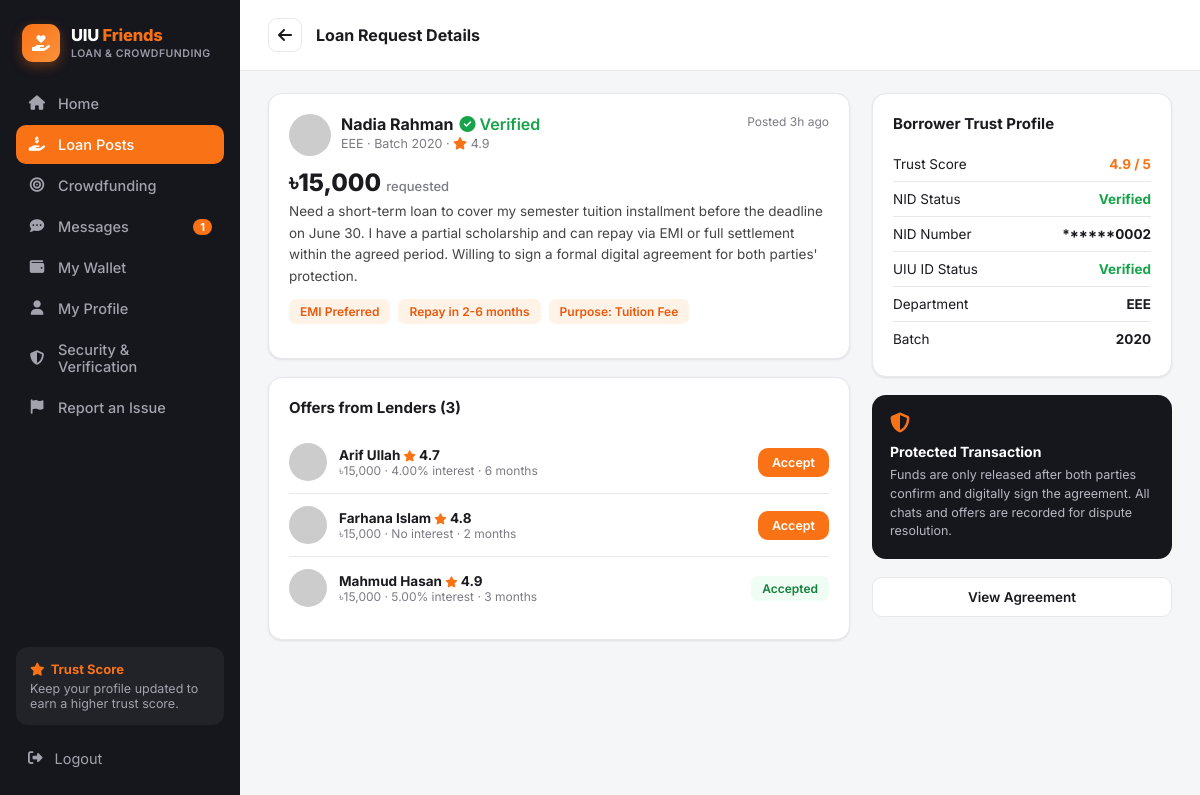
/loan_details.php?id=1 (signed in), run on the app's committed database.
### tables this page shows
CREATE TABLE loan_posts (
    id                  INT AUTO_INCREMENT PRIMARY KEY,
    user_id             INT NOT NULL,
    amount              DECIMAL(12,2) NOT NULL,
    purpose             VARCHAR(100)  NOT NULL,
    description         TEXT          NOT NULL,
    emi_ok              TINYINT(1)    NOT NULL DEFAULT 0,
    repay_period_text   VARCHAR(60)   NOT NULL,       
    status              ENUM('open','funded','closed') NOT NULL DEFAULT 'open',
    admin_status        ENUM('pending','approved','removed') NOT NULL DEFAULT 'approved',
    created_at          DATETIME NOT NULL DEFAULT CURRENT_TIMESTAMP,
    FOREIGN KEY (user_id) REFERENCES users(id) ON DELETE CASCADE
);

CREATE TABLE users (
    id                      INT AUTO_INCREMENT PRIMARY KEY,
    full_name               VARCHAR(120)  NOT NULL,
    email                   VARCHAR(150)  NOT NULL UNIQUE,
    password_hash           VARCHAR(255)  NOT NULL,
    student_id              VARCHAR(30)   NOT NULL UNIQUE,
    department              VARCHAR(20)   NOT NULL,
    batch                   VARCHAR(10)   NOT NULL,
    phone                   VARCHAR(20)   DEFAULT NULL,
    avatar                  VARCHAR(255)  DEFAULT 'assets/img/default-avatar.svg',
    role                    ENUM('user','admin') NOT NULL DEFAULT 'user',
    trust_score             DECIMAL(3,2)  NOT NULL DEFAULT 4.00,
    uiu_id_verified         TINYINT(1)    NOT NULL DEFAULT 0,
    email_verified          TINYINT(1)    NOT NULL DEFAULT 0,
    phone_verified          TINYINT(1)    NOT NULL DEFAULT 0,
    payment_linked          TINYINT(1)    NOT NULL DEFAULT 0,
    agreement_accepted      TINYINT(1)    NOT NULL DEFAULT 0,
     
    nid_number              VARCHAR(20)   DEFAULT NULL UNIQUE,
    date_of_birth           DATE          DEFAULT NULL,
    address                 VARCHAR(255)  DEFAULT NULL,
    nid_front               VARCHAR(255)  DEFAULT NULL,
    nid_back                VARCHAR(255)  DEFAULT NULL,
    nid_status              ENUM('not_submitted','pending','verified','rejected') NOT NULL DEFAULT 'not_submitted',
    nid_reject_reason       VARCHAR(255)  DEFAULT NULL,
    nid_submitted_at        DATETIME      DEFAULT NULL,
    status                  ENUM('active','suspended') NOT NULL DEFAULT 'active',
    created_at              DATETIME      NOT NULL DEFAULT CURRENT_TIMESTAMP
);

CREATE TABLE loan_offers (
    id              INT AUTO_INCREMENT PRIMARY KEY,
    loan_post_id    INT NOT NULL,
    lender_id       INT NOT NULL,
    amount          DECIMAL(12,2) NOT NULL,
    interest_rate   DECIMAL(5,2)  NOT NULL DEFAULT 0,
    tenure_months   INT NOT NULL,
    status          ENUM('pending','accepted','rejected','withdrawn') NOT NULL DEFAULT 'pending',
    created_at      DATETIME NOT NULL DEFAULT CURRENT_TIMESTAMP,
    FOREIGN KEY (loan_post_id) REFERENCES loan_posts(id) ON DELETE CASCADE,
    FOREIGN KEY (lender_id) REFERENCES users(id) ON DELETE CASCADE
);

### includes/functions.php (called while the page is built, shortened)
<?php
require_once __DIR__ . '/../config/db.php';
function is_logged_in(): bool {
    return isset($_SESSION['user_id']);
}
function require_login(): void {
    $u = current_user();
}
function current_user(): ?array {
    global $pdo;
    static $cache = null;
    if ($cache !== null) return $cache;
    $stmt = $pdo->prepare("SELECT * FROM users WHERE id = ?");
    $stmt->execute([$_SESSION['user_id']]);
    $cache = $stmt->fetch();
    return $cache;
}
function e(?string $str): string {
    return htmlspecialchars($str ?? '', ENT_QUOTES, 'UTF-8');
}
function taka(float $amount): string {
    return '৳' . number_format($amount, $amount == floor($amount) ? 0 : 2);
}
function time_ago(string $datetime): string {
    $diff = time() - strtotime($datetime);
    if ($diff < 86400) return floor($diff / 3600) . 'h ago';
    return floor($diff / 86400) . 'd ago';
}
function mask_nid(?string $nid): string {
    $len = strlen($nid);
    return str_repeat('*', max(0, $len - 4)) . substr($nid, -4);
}

### loan_details.php (the view, shortened to what this page needs)
<?php
require_once __DIR__ . '/includes/functions.php';
require_login();
$u = current_user();
$id = (int)($_GET['id'] ?? 0);
$stmt = $pdo->prepare("SELECT lp.*, u.full_name, u.department, u.batch, u.trust_score, u.uiu_id_verified, u.nid_status, u.nid_number, u.avatar, u.id as owner_id
    FROM loan_posts lp JOIN users u ON u.id = lp.user_id WHERE lp.id = ?");
$stmt->execute([$id]);
$post = $stmt->fetch();
$isOwner = $post['owner_id'] == $u['id'];
$offStmt = $pdo->prepare("SELECT lo.*, u.full_name, u.avatar, u.trust_score FROM loan_offers lo JOIN users u ON u.id=lo.lender_id WHERE lo.loan_post_id=? ORDER BY lo.created_at DESC");
$offStmt->execute([$id]);
$offers = $offStmt->fetchAll();
$agStmt = $pdo->prepare("SELECT id FROM agreements WHERE loan_post_id=? LIMIT 1");
$agStmt->execute([$id]);
$existingAgreement = $agStmt->fetch();
include __DIR__ . '/includes/header.php';
?>
<div class="app-shell">
  <?php include __DIR__ . '/includes/sidebar.php'; ?>
  <div class="main-area">
    <div class="page-header">
      <a href="loan_posts.php" class="back-btn"><i class="fa-solid fa-arrow-left"></i></a>
      <h1>Loan Request Details</h1>
    </div>
    <div class="detail-wrap">
      <div class="detail-main">
        <div class="card">
          <div class="post-head">
            <div class="post-user">
              <img src="<?= e($post['avatar']) ?>" alt="">
              <div>
                <div class="name" style="font-size:16px;"><?= e($post['full_name']) ?> <?= $post['uiu_id_verified'] ? '<span class="badge-verified"><i class="fa-solid fa-circle-check"></i> Verified</span>' : '' ?></div>
                <div class="meta"><?= e($post['department']) ?> · Batch <?= e($post['batch']) ?> · <i class="fa-solid fa-star" style="color:#f97316"></i> <?= number_format($post['trust_score'],1) ?></div>
              </div>
            </div>
            <div class="post-time">Posted <?= time_ago($post['created_at']) ?></div>
          </div>
          <div class="post-amount"><?= taka($post['amount']) ?> <span>requested</span></div>
          <div class="post-desc"><?= nl2br(e($post['description'])) ?></div>
          <div class="tag-row">
            <?php if ($post['emi_ok']): ?><span class="tag">EMI Preferred</span><?php endif; ?>
            <span class="tag"><?= e($post['repay_period_text']) ?></span>
            <span class="tag">Purpose: <?= e($post['purpose']) ?></span>
          </div>
        </div>
        <div class="card">
          <h3>Offers from Lenders (<?= count($offers) ?>)</h3>
          <?php foreach ($offers as $o): ?>
            <div class="offer-item">
              <img src="<?= e($o['avatar']) ?>" alt="">
              <div>
                <div class="name"><?= e($o['full_name']) ?> <i class="fa-solid fa-star" style="color:#f97316;font-size:11px;"></i> <?= number_format($o['trust_score'],1) ?></div>
                <div class="sub"><?= taka($o['amount']) ?> · <?= $o['interest_rate'] > 0 ? $o['interest_rate'].'% interest' : 'No interest' ?> · <?= $o['tenure_months'] ?> months</div>
              </div>
              <?php if ($o['status'] === 'accepted'): ?>
                <span class="tag" style="background:#f0fdf4;color:#15803d;">Accepted</span>
              <?php elseif ($o['status'] === 'rejected'): ?>
                <span class="tag" style="background:#fef2f2;color:#b91c1c;">Not selected</span>
              <?php elseif ($isOwner && $post['status'] === 'open'): ?>
                <form method="post">
                  <button type="submit" class="btn btn-primary btn-sm">Accept</button>
                </form>
              <?php else: ?>
                <span class="tag">Pending</span>
              <?php endif; ?>
            </div>
          <?php endforeach; ?>
        </div>
      </div>
      <div class="detail-side">
        <div class="card">
          <h3>Borrower Trust Profile</h3>
          <div class="info-row"><span>Trust Score</span><span class="val orange"><?= number_format($post['trust_score'],1) ?> / 5</span></div>
          <div class="info-row"><span>NID Status</span><span class="val <?= $post['nid_status']==='verified'?'green':'' ?>"><?= $post['nid_status']==='verified' ? 'Verified' : e(nid_status_label($post['nid_status'])) ?></span></div>
          <div class="info-row"><span>NID Number</span><span class="val"><?= e(mask_nid($post['nid_number'])) ?></span></div>
          <div class="info-row"><span>UIU ID Status</span><span class="val <?= $post['uiu_id_verified']?'green':'' ?>"><?= $post['uiu_id_verified'] ? 'Verified' : 'Pending' ?></span></div>
          <div class="info-row"><span>Department</span><span class="val"><?= e($post['department']) ?></span></div>
          <div class="info-row"><span>Batch</span><span class="val"><?= e($post['batch']) ?></span></div>
        </div>
        <div class="safety-box">
          <i class="fa-solid fa-shield-halved"></i>
          <h4>Protected Transaction</h4>
          <p>Funds are only released after both parties confirm and digitally sign the agreement. All chats and offers are recorded for dispute resolution.</p>
        </div>
        <?php if ($existingAgreement): ?>
        <a href="agreement.php?id=<?= $existingAgreement['id'] ?>" class="btn btn-outline btn-block">View Agreement</a>
        <?php endif; ?>
      </div>
    </div>
  </div>
</div>
</body>
</html>

### assets/css/style.css (style rules this page uses)
:root { --orange: #f97316; --orange-dark: #ea580c; --sidebar-bg: #16161d; --sidebar-text: #a3a3ad; --sidebar-active: #f97316; --bg: #f5f6f8; --card-bg: #ffffff; --border: #e8e8ec; --text-dark: #1a1a1f; --text-muted: #7b7b85; --green: #16a34a; --radius: 14px; --shadow: 0 1px 3px rgba(0,0,0,.06), 0 1px 2px rgba(0,0,0,.04); }
* { box-sizing: border-box; }
body { margin: 0; font-family: 'Inter', -apple-system, BlinkMacSystemFont, 'Segoe UI', sans-serif; background: var(--bg); color: var(--text-dark); }
a { text-decoration: none; color: inherit; }
img { max-width: 100%; display: block; }
button { font-family: inherit; cursor: pointer; }
.app-shell { display: flex; min-height: 100vh; }
.main-area { flex: 1; min-width: 0; display: flex; flex-direction: column; }
.badge-verified { color: var(--green); font-weight: 600; display:inline-flex; align-items:center; gap:4px; }
.card { background: var(--card-bg); border: 1px solid var(--border); border-radius: var(--radius); box-shadow: var(--shadow); padding: 20px; }
.card h3 { margin: 0 0 14px; font-size: 15px; }
.btn { border: none; border-radius: 10px; padding: 11px 18px; font-size: 13.5px; font-weight: 600; display: inline-flex; align-items: center; gap: 8px; }
.btn-primary { background: var(--orange); color: #fff; }
.btn-outline { background: #fff; border: 1px solid var(--border); color: var(--text-dark); }
.btn-block { width: 100%; justify-content: center; }
.btn-sm { padding: 7px 14px; font-size: 12.5px; }
.post-head { display: flex; justify-content: space-between; align-items: flex-start; }
.post-user { display: flex; gap: 10px; }
.post-user img { width: 42px; height: 42px; border-radius: 50%; object-fit: cover; }
.post-user .name { font-weight: 700; font-size: 14.5px; display:flex; gap:6px; align-items:center; }
.post-user .meta { font-size: 12.5px; color: var(--text-muted); margin-top:2px; }
.post-time { font-size: 12px; color: var(--text-muted); }
.post-amount { font-size: 24px; font-weight: 800; margin: 12px 0 4px; }
.post-amount span { font-size: 13px; font-weight: 500; color: var(--text-muted); }
.post-desc { font-size: 13.5px; color: #444; line-height: 1.6; margin-bottom: 12px; }
.tag-row { display: flex; gap: 8px; flex-wrap: wrap; margin-bottom: 14px; }
.tag { background: #fff3e8; color: var(--orange-dark); font-size: 12px; font-weight: 600; padding: 5px 11px; border-radius: 7px; }
.safety-box { background: var(--sidebar-bg); color: #fff; border-radius: var(--radius); padding: 18px; }
.safety-box i { color: var(--orange); font-size: 20px; margin-bottom: 10px; }
.safety-box h4 { margin: 0 0 6px; font-size: 14px; }
.safety-box p { margin: 0; font-size: 12.5px; color: #b8b8c2; line-height: 1.5; }
.page-header { display: flex; align-items: center; gap: 14px; padding: 18px 28px; background: #fff; border-bottom: 1px solid var(--border); }
.page-header .back-btn { width: 34px; height: 34px; border-radius: 9px; border: 1px solid var(--border); display: flex; align-items: center; justify-content: center; }
.page-header h1 { font-size: 16px; margin: 0; }
.detail-wrap { display: flex; gap: 22px; padding: 22px 28px; align-items: flex-start; }
.detail-main { flex: 1; min-width: 0; display: flex; flex-direction: column; gap: 18px; }
.detail-side { width: 300px; flex-shrink: 0; display: flex; flex-direction: column; gap: 18px; }
.info-row { display: flex; justify-content: space-between; padding: 9px 0; font-size: 13.5px; border-bottom: 1px solid var(--border); }
.info-row:last-child { border-bottom: none; }
.info-row .val { font-weight: 700; }
.info-row .val.orange { color: var(--orange); }
.info-row .val.green { color: var(--green); }
.offer-item { display: flex; align-items: center; gap: 12px; padding: 12px 0; border-bottom: 1px solid var(--border); }
.offer-item:last-child { border-bottom: none; }
.offer-item img { width: 38px; height: 38px; border-radius: 50%; object-fit: cover; }
.offer-item .name { font-size: 13.5px; font-weight: 700; }
.offer-item .sub { font-size: 12px; color: var(--text-muted); }

### data on the page
loan_posts: user.full_name "Nadia Rahman", user.department "EEE", user.batch "2020", user.trust_score "4.9", created_at "3h ago", amount "৳15,000", description "Need a short-term loan to cover my semester tuition installment before the deadline on June 30. I have a partial scholarship and can repay via EMI or full settlement within the agreed period. Willing to sign a formal digital agreement for both parties' protection.", repay_period_text "Repay in 2-6 months", purpose "Tuition Fee", user.nid_number "******0002"
loan_offers: lender.full_name "Arif Ullah", lender.trust_score "4.7", amount "৳15,000", interest_rate "4.00", tenure_months "6"
loan_offers: lender.full_name "Farhana Islam", lender.trust_score "4.8", amount "৳15,000", interest_rate "No interest", tenure_months "2"
loan_offers: lender.full_name "Mahmud Hasan", lender.trust_score "4.9", amount "৳15,000", interest_rate "5.00", tenure_months "3", status "Accepted"

### other printed values
$item['label'] "Home"
$item['label'] "Loan Posts"
$item['label'] "Crowdfunding"
$item['label'] "Messages"
$unread "1"
$item['label'] "My Wallet"
$item['label'] "My Profile"
$item['label'] "Security & Verification"
$item['label'] "Report an Issue"
count($offers) "3"
